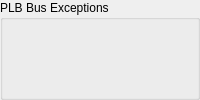
             <widget class="QWidget" name="G_PLB_BUS_EXCEPTIONS" >
              <layout class="QVBoxLayout" >
               <property name="margin" >
                <number>0</number>
               </property>
               <property name="spacing" >
                <number>0</number>
               </property>
               <item>
                <widget class="QGroupBox" name="groupBox_plb_bus_exceptions" >
                 <property name="title" >
                  <string>PLB Bus Exceptions</string>
                 </property>
                 <property name="lineWidth" stdset="0" >
                  <number>1</number>
                 </property>
                 <property name="title" >
                  <string>PLB Bus Exceptions</string>
                 </property>
                 <layout class="QHBoxLayout" >
                  <property name="margin" >
                   <number>9</number>
                  </property>
                  <property name="spacing" >
                   <number>0</number>
                  </property>
                  <item>
                   <widget class="MdtGui::LabeledCheckbox" name="C_IPLB_BUS_EXCEPTION" >
                    <property name="TclProc" >
                      <string>gui_iplb_exception</string>
                    </property>
                    <property name="Label" >
                     <string>Enable Instruction-side PLB Exception</string>
                    </property>
                    <property name="LabelTooltip" >
                     <string>&lt;qt>Enable the instruction-side Processor Local Bus (PLB) exception.  This causes an exception if there is an error or timeout on the instruction-side PLB bus.  The user must provide their own exception handler.&lt;/qt></string>
                    </property>
                    <property name="Key" >
                     <string>C_IPLB_BUS_EXCEPTION</string>
                    </property>
                   </widget>
                  </item>
                  <item>
                   <widget class="MdtGui::LabeledCheckbox" name="C_DPLB_BUS_EXCEPTION" >
                    <property name="TclProc" >
                      <string>gui_dplb_bus_exception</string>
                    </property>
                    <property name="Label" >
                     <string>Enable Data-side PLB Exception</string>
                    </property>
                    <property name="LabelTooltip" >
                     <string>&lt;qt>Enable the data-side Processor Local Bus (PLB) exception.  This causes an exception if there is an error or timeout on the data-side PLB bus.  The user must provide their own exception handler.&lt;/qt></string>
                    </property>
                    <property name="Key" >
                     <string>C_DPLB_BUS_EXCEPTION</string>
                    </property>
                    <property name="Hidden" >
                     <bool>false</bool>
                    </property>
                   </widget>
                  </item>
                 </layout>
                </widget>
               </item>
              </layout>
             </widget>
